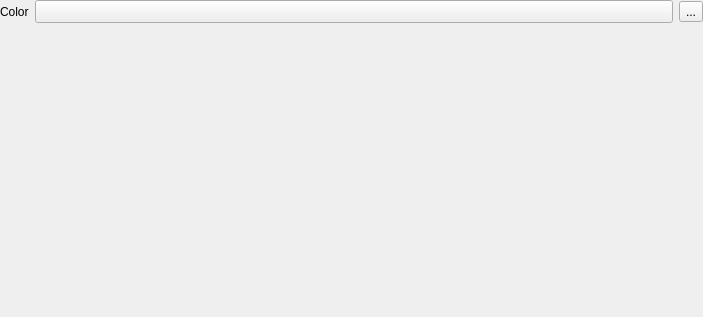
<?xml version="1.0" encoding="UTF-8"?>
<ui version="4.0">
 <class>UnlitMaterialWidgetBase</class>
 <widget class="QWidget" name="UnlitMaterialWidgetBase">
  <property name="geometry">
   <rect>
    <x>0</x>
    <y>0</y>
    <width>703</width>
    <height>317</height>
   </rect>
  </property>
  <property name="windowTitle">
   <string notr="true">Form</string>
  </property>
  <layout class="QGridLayout" name="gridLayout">
   <property name="leftMargin">
    <number>0</number>
   </property>
   <property name="topMargin">
    <number>0</number>
   </property>
   <property name="rightMargin">
    <number>0</number>
   </property>
   <property name="bottomMargin">
    <number>0</number>
   </property>
   <item row="0" column="2">
    <widget class="QgsColorButton" name="btnColor">
     <property name="sizePolicy">
      <sizepolicy hsizetype="Expanding" vsizetype="Fixed">
       <horstretch>0</horstretch>
       <verstretch>0</verstretch>
      </sizepolicy>
     </property>
     <property name="minimumSize">
      <size>
       <width>120</width>
       <height>0</height>
      </size>
     </property>
    </widget>
   </item>
   <item row="0" column="1">
    <widget class="QLabel" name="lblAmbient">
     <property name="text">
      <string>Color</string>
     </property>
    </widget>
   </item>
   <item row="0" column="3">
    <widget class="QgsPropertyOverrideButton" name="mColorDataDefinedButton">
     <property name="text">
      <string>...</string>
     </property>
    </widget>
   </item>
   <item row="1" column="2">
    <spacer name="verticalSpacer">
     <property name="orientation">
      <enum>Qt::Orientation::Vertical</enum>
     </property>
     <property name="sizeHint" stdset="0">
      <size>
       <width>20</width>
       <height>40</height>
      </size>
     </property>
    </spacer>
   </item>
  </layout>
 </widget>
 <customwidgets>
  <customwidget>
   <class>QgsPropertyOverrideButton</class>
   <extends>QToolButton</extends>
   <header>qgspropertyoverridebutton.h</header>
  </customwidget>
  <customwidget>
   <class>QgsColorButton</class>
   <extends>QToolButton</extends>
   <header>qgscolorbutton.h</header>
   <container>1</container>
  </customwidget>
 </customwidgets>
 <resources/>
 <connections/>
</ui>
